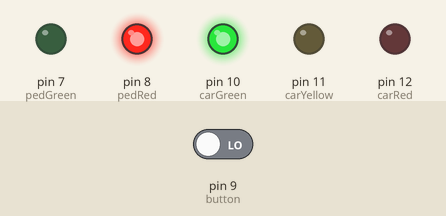
Recording of a sketch running on a simulated Arduino Uno, built with avr-gcc and run on an emulated ATmega328P. Shown: output pins drawn as LEDs (lit = HIGH). Inputs (shaded band) come from the test bench; at power-on: pin 9 (button) LOW.

Above: at 4.2 s.
4.3 s: pin 9 (button) driven LOW
5.8 s: pin 9 (button) driven HIGH
At 6.4 s:
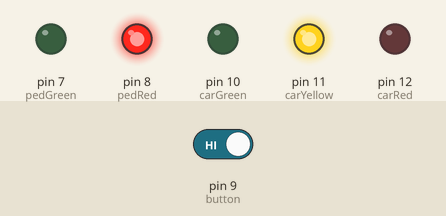
At 9.9 s:
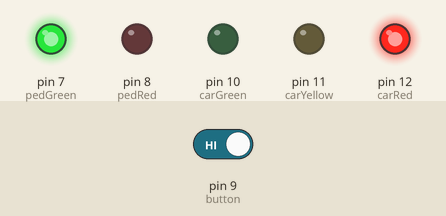
Timing chart, 0 to 16.3 s (numbered marks = the images above; inputs shaded):
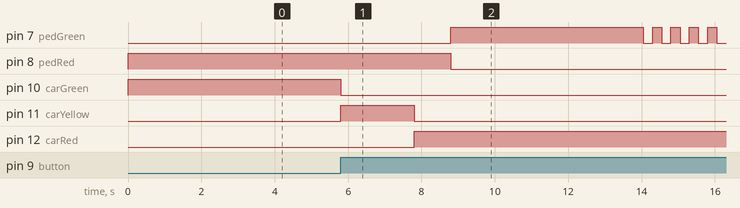

Measured:
- after the input at 4.3 s, every drawn part: stays the same
- after the input at 5.8 s, pin 7 (pedGreen): LOW → HIGH after 3.0 s, then repeats every 0.50 s: LOW 0.25 s, HIGH 0.25 s; pin 8 (pedRed): HIGH → LOW after 3.0 s; pin 10 (carGreen): HIGH → LOW at once; pin 11 (carYellow): LOW → HIGH at once, → LOW 2.0 s later; pin 12 (carRed): LOW → HIGH after 2.0 s

The sketch:

3_INTERACTIVE_TRAFFIC_LIGHTS.ino
```cpp
int carRed = 12;//car traffic lights
int carYellow = 11;
int carGreen = 10;
int button = 9;//pushbutton pin
int pedRed = 8;//pedestrian lights
int pedGreen = 7;
int crossTime = 5000; // 5 sec for pedestrians to cross
long changeTime; //time button is pressed

void setup() {
  pinMode(carRed, OUTPUT);
  pinMode(carYellow, OUTPUT);
  pinMode(carGreen, OUTPUT);
  pinMode(pedRed, OUTPUT);
  pinMode(pedGreen, OUTPUT);
  pinMode(button, INPUT);
  digitalWrite(carGreen, HIGH); // initialize green traffic light as on
  digitalWrite(pedRed, HIGH); //initialize pedestrian red as on
}

void loop() {
  int state = digitalRead(button); // state takes the state of button
  if(state == HIGH && (millis()-changeTime) > 5000){ //if the button is pressed & 5 sec have passed after pressed
    changeLights(); // call changeLights() function

    /*millis() returns the number of millisec since arduino
    began running the current program*/
  }
}

void changeLights(){
  digitalWrite(carGreen, LOW); // green traffic light off
  digitalWrite(carYellow, HIGH); // yellow traffic light is on
  delay(2000); // wait 2 sec

  digitalWrite(carYellow, LOW); // yellow traffic light off
  digitalWrite(carRed, HIGH); // red traffic light on
  delay(1000); // wait 1 sec

  digitalWrite(pedRed, LOW);
  digitalWrite(pedGreen, HIGH);

  delay(crossTime); // time fo rcrossing street

  for(int x = 0; x < 10; x++){ //flashing pedestrian green light
    digitalWrite(pedGreen, HIGH);
    delay(250);
    digitalWrite(pedGreen, LOW);
    delay(250);
  }

  digitalWrite(pedRed, HIGH);
  delay(500);

  digitalWrite(carRed, LOW);
  digitalWrite(carYellow, HIGH);
  delay(1000);

  digitalWrite(carYellow, LOW);
  digitalWrite(carGreen, HIGH);

  changeTime = millis(); // record duration since last change
}
```
